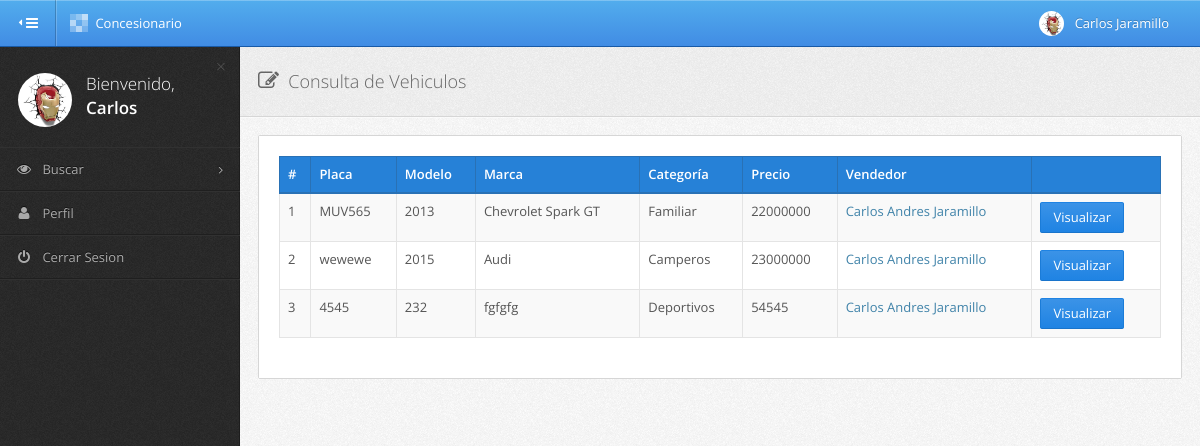
/compradores/listar-vehiculos/ (signed in), run on the app's committed database.
### concesionarioapp/models.py (models this page shows, shortened)
class Vehiculo(models.Model):
    vehplaca = models.CharField(primary_key=True, max_length=10)
    catid = models.ForeignKey(Categoria, on_delete = models.CASCADE)
    vehmodelo = models.IntegerField()
    vehmarca = models.CharField(max_length=50)
    vehestado = models.CharField(max_length=30, blank=True, null=True)
    vehprecio = models.IntegerField()
    vehfoto = models.ImageField(upload_to='vehiculos', default='vehiculos/vehiculo.png')
    datid = models.ForeignKey(DatosPersonales, on_delete = models.CASCADE)
    class Meta:
        verbose_name_plural = "Vehiculos"
        verbose_name = "Vehiculo"

class Categoria(models.Model):
    catid = models.AutoField(primary_key=True)
    catipo = models.CharField(max_length=50, blank=True, null=True)
    class Meta:
        verbose_name_plural = "Categorias"
        verbose_name = "Categoria"

class DatosPersonales(models.Model):
    datid = models.AutoField(primary_key=True)
    datnombre = models.CharField(max_length=50)
    datapellido = models.CharField(max_length=50, blank=True, null=True)
    datipoid = models.CharField(max_length=20, blank=True, null=True, choices=DOC_CHOICES, default='CC')
    datnumeroid = models.CharField(max_length=20, blank=True, null=True)
    datelefono = models.CharField(max_length=20, blank=True, null=True)
    datcorreo = models.CharField(max_length=50, blank=True, null=True)
    foto = models.ImageField(upload_to='usuarios', default='usuarios/usuario.png')
    usuid = models.OneToOneField(User, on_delete = models.CASCADE)
    class Meta:
        verbose_name_plural = "Datos Personales"
        verbose_name = "Datos Persona"

### compradores/views.py (the view)
class ListadoVehiculos(LoginRequiredMixin, View):
    login_url = '/'
    template_name = 'compradores/listar_vehiculos.html'
    def get(self, request):
        try:
            datos_usuario = DatosPersonales.objects.get(usuid=request.user.pk)
            lista_vehiculos = Vehiculo.objects.all()
            return render(request,
                          self.template_name,
                          {'vehiculos': lista_vehiculos,
                           'foto_usuario': datos_usuario.foto})
        except DatosPersonales.DoesNotExist:
            return render(request, "pages-404.html")

### compradores/templates/compradores/listar_vehiculos.html (shortened to what this page needs)
{% extends 'compradores/base_compradores.html' %}
{% block content %}
    {% include 'compradores/alerts.html' %}
    <div class="page-header">
        <div class="row">
            <h1 class="col-xs-12 col-sm-4 text-center text-left-sm">
                <i class="fa fa-edit page-header-icon"></i>&nbsp;&nbsp;Consulta de Vehiculos
            </h1>
            <div class="col-xs-12 col-sm-8">
            </div>
        </div>
    </div>
    <div class="panel">
        <div class="panel-body">
            <div class="table-primary">
                <table cellpadding="0" cellspacing="0" border="0" class="table table-striped table-bordered" id="jq-datatables-example">
                    <thead>
                        <tr>
                            <th>#</th>
                            <th>Placa</th>
                            <th>Modelo</th>
                            <th>Marca</th>
                            <th>Categoría</th>
                            <th>Precio</th>
                            <th>Vendedor</th>
                            <th></th>
                        </tr>
                    </thead>
                    <tbody>
                    {% for vehiculo in vehiculos %}
                        <tr class="odd gradeX">
                            <td>{{ forloop.counter }}</td>
                            <td>{{ vehiculo.vehplaca }}</td>
                            <td>{{ vehiculo.vehmodelo }}</td>
                            <td>{{ vehiculo.vehmarca }}</td>
                            <td>{{ vehiculo.catid.catipo }}</td>
                            <td>{{ vehiculo.vehprecio }}</td>
                            <td>
                                <a href="{% url 'compradores:visualizar_perfil_vendedor' vehiculo.datid.usuid.pk %}">{{ vehiculo.datid.datnombre }}&nbsp;{{ vehiculo.datid.datapellido }}</a>
                            </td>
                            <td>
                                <div class="btn-group" >
                                    <a href="{% url  'compradores:visualizar_vehiculo' vehiculo.vehplaca %}" class="btn btn-primary">Visualizar</a>
                                </div>&nbsp;
                            </td>
                        </tr>
                    {% endfor %}
                    </tbody>
                </table>
            </div>
        </div>
    </div>
{% endblock %}

### compradores/templates/compradores/base_compradores.html (shortened to what this page needs)
{% load static %}
<!DOCTYPE html>
     <html class="gt-ie8 gt-ie9 not-ie">
    <head>
        <link href="{% static 'stylesheets/bootstrap.min.css' %}" rel="stylesheet" type="text/css">
        <link href="{% static 'stylesheets/pixel-admin.min.css' %}" rel="stylesheet" type="text/css">
        <link href="{% static 'stylesheets/widgets.min.css' %}" rel="stylesheet" type="text/css">
        <link href="{% static 'stylesheets/pages.min.css' %}" rel="stylesheet" type="text/css">
        <link href="{% static 'stylesheets/rtl.min.css' %}" rel="stylesheet" type="text/css">
        <link href="{% static 'stylesheets/themes.min.css' %}" rel="stylesheet" type="text/css">
    </head>
    <body class="theme-adminflare main-menu-animated">
        <div id="main-wrapper">
            <div id="main-navbar" class="navbar navbar-inverse" role="navigation">
                <button type="button" id="main-menu-toggle"><i class="navbar-icon fa fa-bars icon"></i><span class="hide-menu-text">HIDE MENU</span></button>
                <div class="navbar-inner">
                    <div class="navbar-header">
                        <a href="{% url 'logout' %}" class="navbar-brand">
                            <div><img alt="Pixel Admin" src="{% static 'images/pixel-admin/main-navbar-logo.png'%}"></div>
                            Concesionario
                        </a>
                    </div>
                    <div id="main-navbar-collapse" class="collapse navbar-collapse main-navbar-collapse">
                        <div>
                            <div class="right clearfix">
                                <ul class="nav navbar-nav pull-right right-navbar-nav">
                                    <li class="dropdown">
                                        <a href="#" class="dropdown-toggle user-menu" data-toggle="dropdown">
                                            <img src="{{ foto_usuario.url }}" id="img_usuario" alt="Foto Usuario">
                                            <span>{{ user.first_name }}&nbsp;{{ user.last_name }}</span>
                                        </a>
                                    </li>
                                </ul>
                            </div>
                        </div>
                    </div>
                </div>
            </div>
            <div id="main-menu" role="navigation">
                <div id="main-menu-inner">
                    <div class="menu-content top" id="menu-content-demo">
                        <div>
                            <div class="text-bg">
                                <span class="text-slim">Bienvenido,</span><br>
                                <span class="text-semibold">{{ user.first_name }}</span>
                            </div>
                            <img src="{{ foto_usuario.url }}" id="img_usuario" alt="Foto Usuario">
                            <a href="#" class="close">&times;</a>
                        </div>
                    </div>
                    <ul class="navigation">
                        <li class="mm-dropdown" id="item_vehiculos">
                            <a href="#">
                                <i class="menu-icon fa fa-eye"></i>
                                <span class="mm-text">Buscar</span>
                            </a>
                        </li>
                        <li id="item_usuario">
                            <a href="{% url 'compradores:modificar_perfil' %}">
                                <i class="menu-icon fa fa-user"></i>
                                <span class="mm-text">Perfil</span>
                            </a>
                        </li>
                        <li>
                            <a href="{% url 'logout' %}">
                                <i class="menu-icon fa fa-power-off"></i>
                                <span class="mm-text">Cerrar Sesion</span>
                            </a>
                        </li>
                    </ul>
                </div>
            </div>
            <div id="content-wrapper">
                {% block content %}
                {% endblock %}
            </div>
            <div id="main-menu-bg"></div>
        </div>
    </body>
</html>

### compradores/templates/compradores/alerts.html (shortened to what this page needs)
{%  load static %}
<link rel="stylesheet" type="text/css" href="{% static 'stylesheets/sweetalert.css' %}">

### data on the page
Vehiculo: vehplaca "MUV565", vehmodelo "2013", vehmarca "Chevrolet Spark GT", catid.catipo "Familiar", vehprecio "22000000", datid.datnombre "Carlos Andres", datid.datapellido "Jaramillo"
Vehiculo: vehplaca "wewewe", vehmodelo "2015", vehmarca "Audi", catid.catipo "Camperos", vehprecio "23000000", datid.datnombre "Carlos Andres", datid.datapellido "Jaramillo"
Vehiculo: vehplaca "4545", vehmodelo "232", vehmarca "fgfgfg", catid.catipo "Deportivos", vehprecio "54545", datid.datnombre "Carlos Andres", datid.datapellido "Jaramillo"

### other printed values
{{ user.first_name }} "Carlos"
{{ user.last_name }} "Jaramillo"
